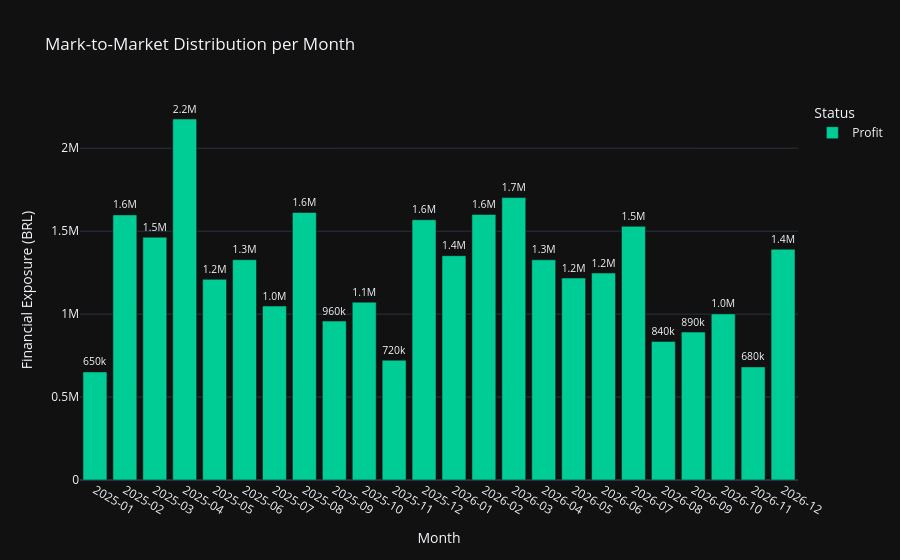

Notebook source saved alongside this figure:
### Markdown cell above
Mark-to-Market (MtM) Calculation

We calculate the fair value of the portfolio by comparing the contracted positions against the current forward curves, discounting the cash flows to the Base Date.

### Code cell
# Initialize Engine
engine = RiskEngine()

# Calculate MtM
mtm_matrix, total_mtm = engine.calculate_mtm(portfolio_balance, fwd_curves, discount_curve)

print(f"--- Total Portfolio MtM: BRL {total_mtm:,.2f} ---")

# Prepare data for Plotly
mtm_per_month = mtm_matrix.sum()
# Convert Series to DataFrame for easier plotting with custom colors
df_mtm = mtm_per_month.to_frame(name='MtM Value')
# Format index for better labels
df_mtm.index = df_mtm.index.strftime('%Y-%m')
# Define color based on profit/loss
df_mtm['Status'] = df_mtm['MtM Value'].apply(lambda x: 'Profit' if x >= 0 else 'Loss')

# Plot Interactive Bar Chart
fig = px.bar(
    df_mtm,
    y='MtM Value',
    color='Status',
    title='Mark-to-Market Distribution per Month',
    color_discrete_map={'Profit': '#00CC96', 'Loss': '#EF553B'}, # Professional green/red hex codes
    text_auto='.2s' # Show Values on bars (k/M suffix)
)

fig.update_layout(
    xaxis_title="Month",
    yaxis_title="Financial Exposure (BRL)",
    xaxis={'type': 'category'} # Ensures dates are treated as labels
)
fig.update_traces(textposition='outside')
fig.show()

### Figure 1 — Plotly figure (JSON) as saved in the notebook; plotly's stock layout.template omitted (floating-point values rounded to 4 significant figures)
{"data": [{"hovertemplate": "Status=Profit<br>index=%{x}<br>MtM Value=%{y}<extra></extra>", "legendgroup": "Profit", "marker": {"color": "#00CC96", "pattern": {"shape": ""}}, "name": "Profit", "orientation": "v", "showlegend": true, "textposition": "outside", "texttemplate": "%{y:.2s}", "type": "bar", "x": ["2025-01", "2025-02", "2025-03", "2025-04", "2025-05", "2025-06", "2025-07", "2025-08", "2025-09", "2025-10", "2025-11", "2025-12", "2026-01", "2026-02", "2026-03", "2026-04", "2026-05", "2026-06", "2026-07", "2026-08", "2026-09", "2026-10", "2026-11", "2026-12"], "xaxis": "x", "y": [651500.0, 1598000.0, 1464000.0, 2176000.0, 1210000.0, 1328000.0, 1049000.0, 1613000.0, 957800.0, 1072000.0, 722400.0, 1569000.0, 1352000.0, 1600000.0, 1703000.0, 1327000.0, 1217000.0, 1248000.0, 1529000.0, 835200.0, 891600.0, 1001000.0, 681900.0, 1391000.0], "yaxis": "y"}], "layout": {"barmode": "relative", "legend": {"title": {"text": "Status"}, "tracegroupgap": 0}, "title": {"text": "Mark-to-Market Distribution per Month"}, "xaxis": {"anchor": "y", "domain": [0, 1], "title": {"text": "Month"}, "type": "category"}, "yaxis": {"anchor": "x", "domain": [0, 1], "title": {"text": "Financial Exposure (BRL)"}}}}
